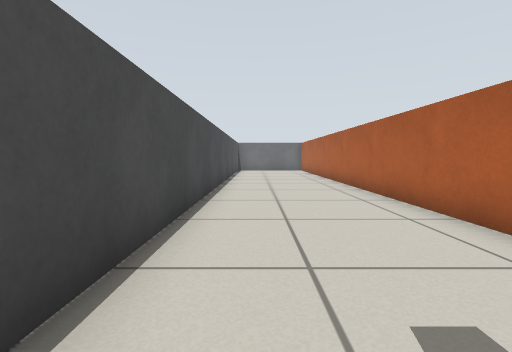
View 1 (above)

22 first-person views from a walk through a robot-simulator world made for Gazebo. The camera is 0.51 m above the floor, tilts 4° down and sees 85° across. The lines on the ground mark 1 m squares. The floor is counted in squares, 0.5 m on a side. Each view is taken from the middle of a square. On the plan, view 1 faces up. The plan holds only what a view shows up to about 11 squares ahead; the rest is blank.

View 2
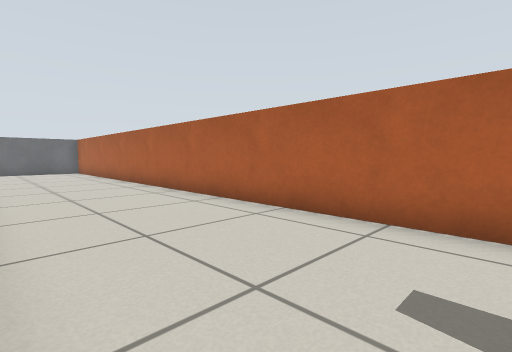

View 3
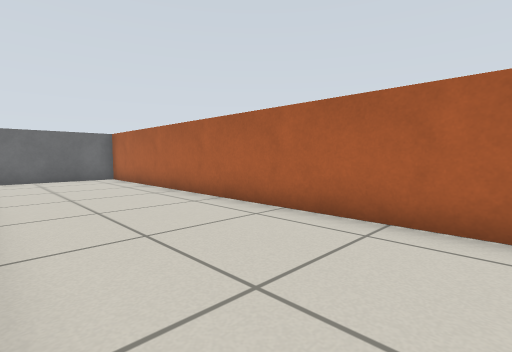

View 4
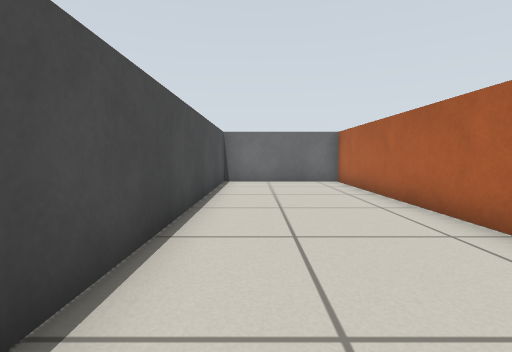

View 5
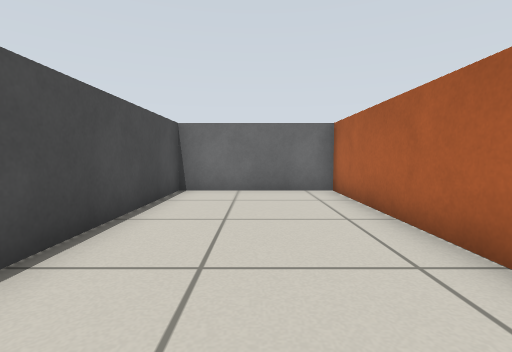

View 6
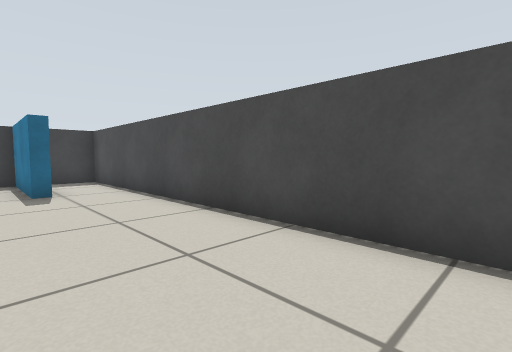

View 7
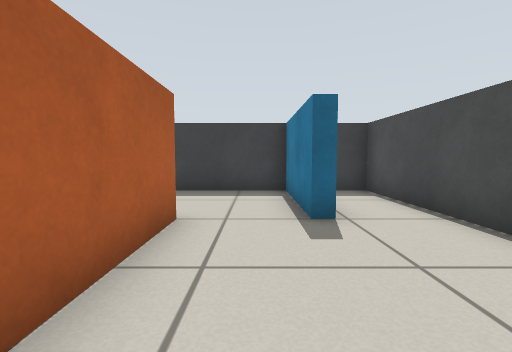

View 8
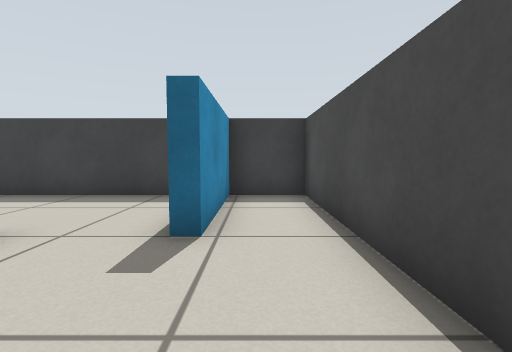

View 9
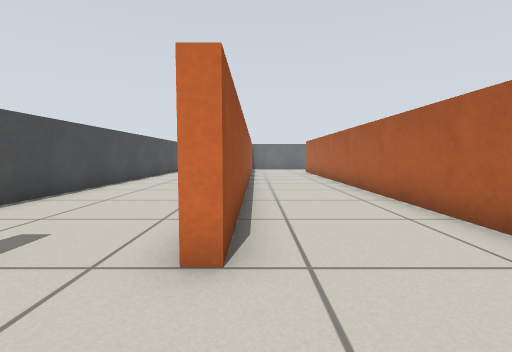

View 10
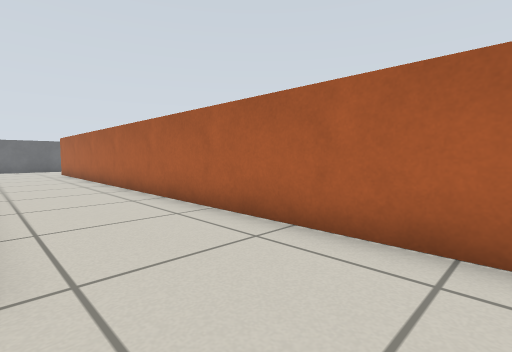

View 11
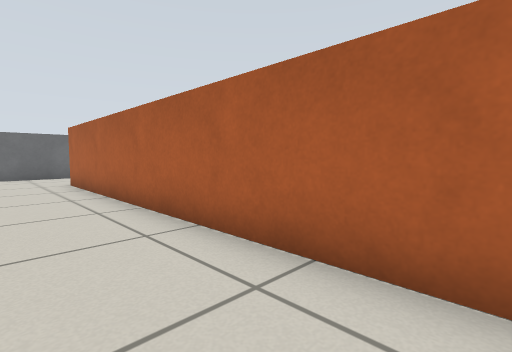

View 12
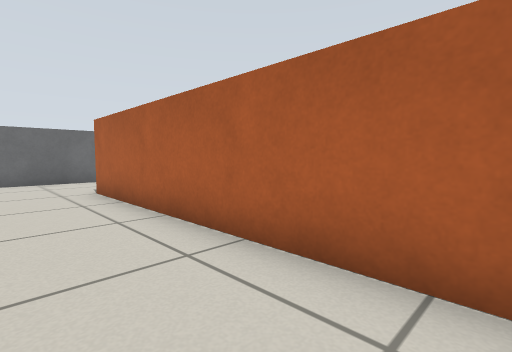

View 13
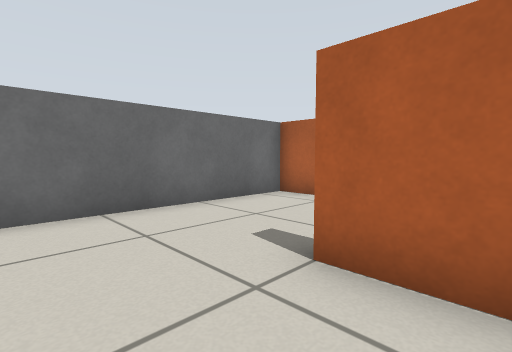

View 14
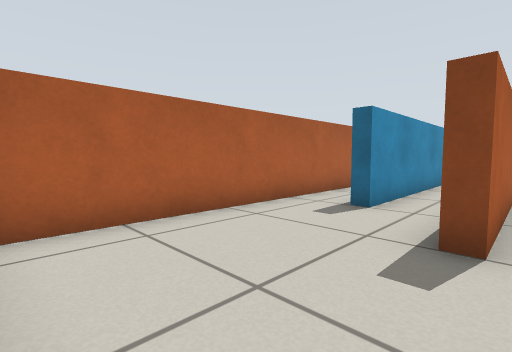

View 15
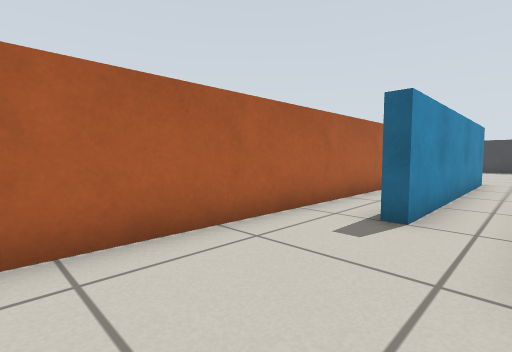

View 16
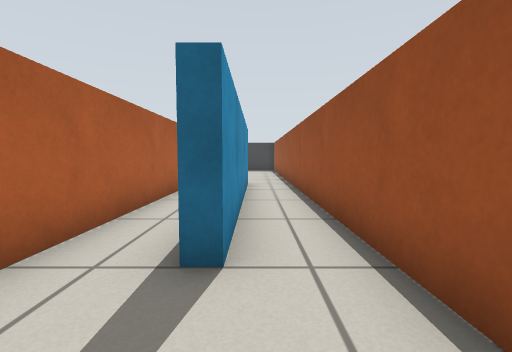

View 17
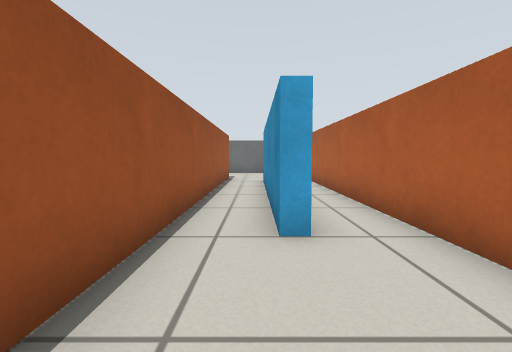

View 18
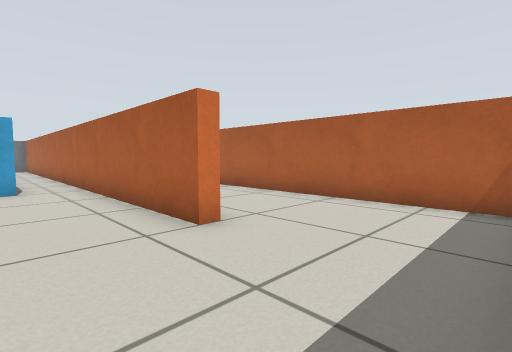

View 19
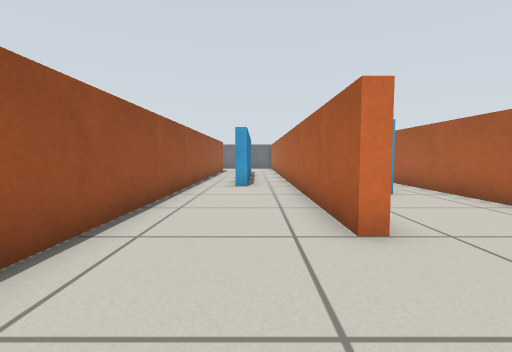

View 20
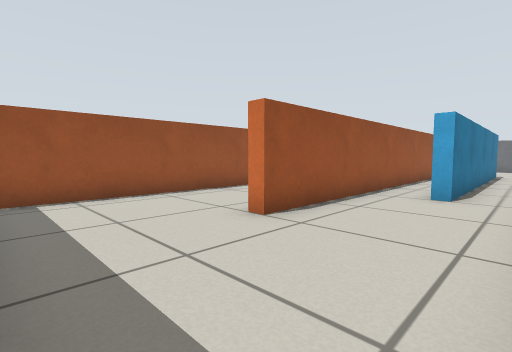

View 21
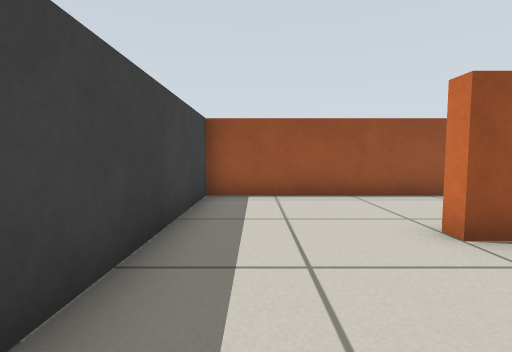

View 22
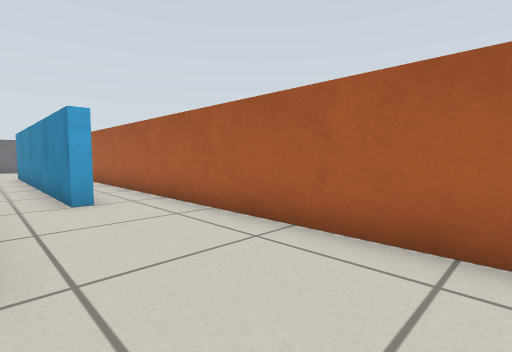

### Floor plan
Ten units are one square. View 1 is at (0, 0); x grows to the right and y downward. Boxes are objects, and circles mark ways between rooms. Rooms are numbered by the first view taken in them; rooms with no view inside come last. Other rooms are left out.
<svg viewBox="-18 -208 176 246">
<path fill="none" stroke="#000" d="M33 -5 33 -203 -13 -203 -13 33 7 33 7 -5 11 -5M97 -79 97 -65M37 -89 37 -5 33 -5M93 -65 93 -145 98 -145M113 -64 113 -203 51 -203M77 -158 77 -66M11 -5 11 33 68 33M73 20 73 -165 78 -165M117 -45 117 -5 113 -5 113 -64M137 -45 133 -45M97 -65 93 -65M153 28 153 -44M77 -66 77 33 138 33"/>
<circle cx="25" cy="0" r="3" fill="#2a7"/>
<circle cx="100" cy="-60" r="3" fill="#2a7"/>
<text x="10" y="-100">1</text>
<text x="70" y="-90">2</text>
<text x="110" y="-10">3</text>
</svg>
Room 1 opens to room 2. Room 2 opens to room 3.

Where each view was taken, in squares from view 1:
view 1: 0 up, 0 right, facing up
view 2: 1 up, 1 left, facing up-right
view 3: 7 up, 1 left, facing up-right
view 4: 9 up, 0 right, facing up
view 5: 12 up, 1 right, facing up
view 6: 9 up, 2 right, facing down-left
view 7: 5 up, 2 right, facing down
view 8: 4 up, 0 right, facing down
view 9: 2 down, 4 right, facing up
view 10: 2 down, 4 right, facing up-right
view 11: 5 up, 5 right, facing up-right
view 12: 8 up, 5 right, facing up-right
view 13: 15 up, 5 right, facing up-right
view 14: 20 up, 7 right, facing down-right
view 15: 19 up, 8 right, facing down-right
view 16: 17 up, 9 right, facing down
view 17: 3 up, 9 right, facing up
view 18: 3 down, 9 right, facing up-right
view 19: 3 down, 10 right, facing up
view 20: 3 down, 15 right, facing up-left
view 21: 2 down, 15 right, facing left
view 22: 2 down, 12 right, facing up-right
